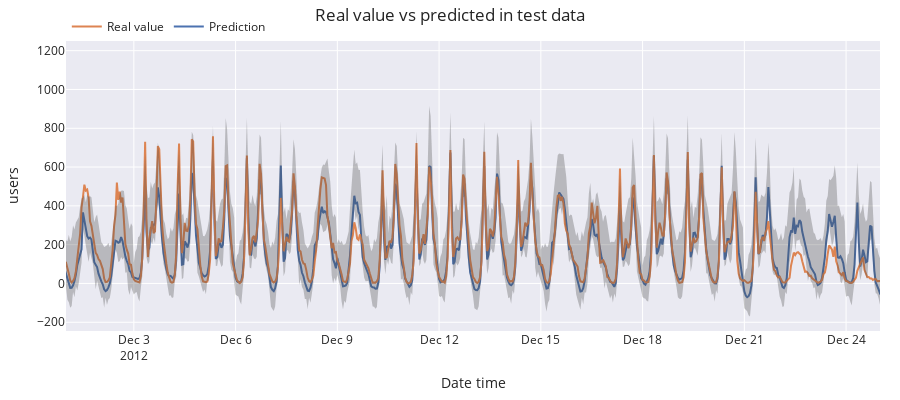

The cell this chart's notebook holds for it:
### Code cell
# Plot prediction intervals vs real value
# ==============================================================================
fig = go.Figure([
    go.Scatter(
        name='Prediction',
        x=predictions.index,
        y=predictions['pred'],
        mode='lines',
    ),
    go.Scatter(
        name='Real value',
        x=data_test.index,
        y=data_test['users'],
        mode='lines',
    ),
    go.Scatter(
        name='Upper Bound',
        x=predictions.index,
        y=predictions['upper_bound'],
        mode='lines',
        marker=dict(color="#444"),
        line=dict(width=0),
        showlegend=False
    ),
    go.Scatter(
        name='Lower Bound',
        x=predictions.index,
        y=predictions['lower_bound'],
        marker=dict(color="#444"),
        line=dict(width=0),
        mode='lines',
        fillcolor='rgba(68, 68, 68, 0.3)',
        fill='tonexty',
        showlegend=False
    )
])
fig.update_layout(
    title="Real value vs predicted in test data",
    xaxis_title="Date time",
    yaxis_title="users",
    width=900,
    height=400,
    margin=dict(l=20, r=20, t=35, b=20),
    hovermode="x",
    xaxis=dict(range=['2012-12-01', '2012-12-25']), # Initial zoom
    legend=dict(
        orientation="h",
        yanchor="top",
        y=1.1,
        xanchor="left",
        x=0.001
    )
)
fig.show()

### Figure 1 — Plotly figure (JSON) as saved in the notebook; plotly's stock layout.template omitted (floating-point values rounded to 4 significant figures; data arrays with more than 128 entries replaced by an {"elided": "..."} marker saying what was removed)
{"data": [{"mode": "lines", "name": "Prediction", "type": "scatter", "x": {"elided": "2184 str values"}, "y": {"elided": "2184 float values"}}, {"mode": "lines", "name": "Real value", "type": "scatter", "x": {"elided": "2184 str values"}, "y": {"elided": "2184 int values"}}, {"line": {"width": 0}, "marker": {"color": "#444"}, "mode": "lines", "name": "Upper Bound", "showlegend": false, "type": "scatter", "x": {"elided": "2184 str values"}, "y": {"elided": "2184 float values"}}, {"fill": "tonexty", "fillcolor": "rgba(68, 68, 68, 0.3)", "line": {"width": 0}, "marker": {"color": "#444"}, "mode": "lines", "name": "Lower Bound", "showlegend": false, "type": "scatter", "x": {"elided": "2184 str values"}, "y": {"elided": "2184 float values"}}], "layout": {"height": 400, "hovermode": "x", "legend": {"orientation": "h", "x": 0.001, "xanchor": "left", "y": 1.1, "yanchor": "top"}, "margin": {"b": 20, "l": 20, "r": 20, "t": 35}, "title": {"text": "Real value vs predicted in test data"}, "width": 900, "xaxis": {"range": ["2012-12-01", "2012-12-25"], "title": {"text": "Date time"}}, "yaxis": {"title": {"text": "users"}}}}
